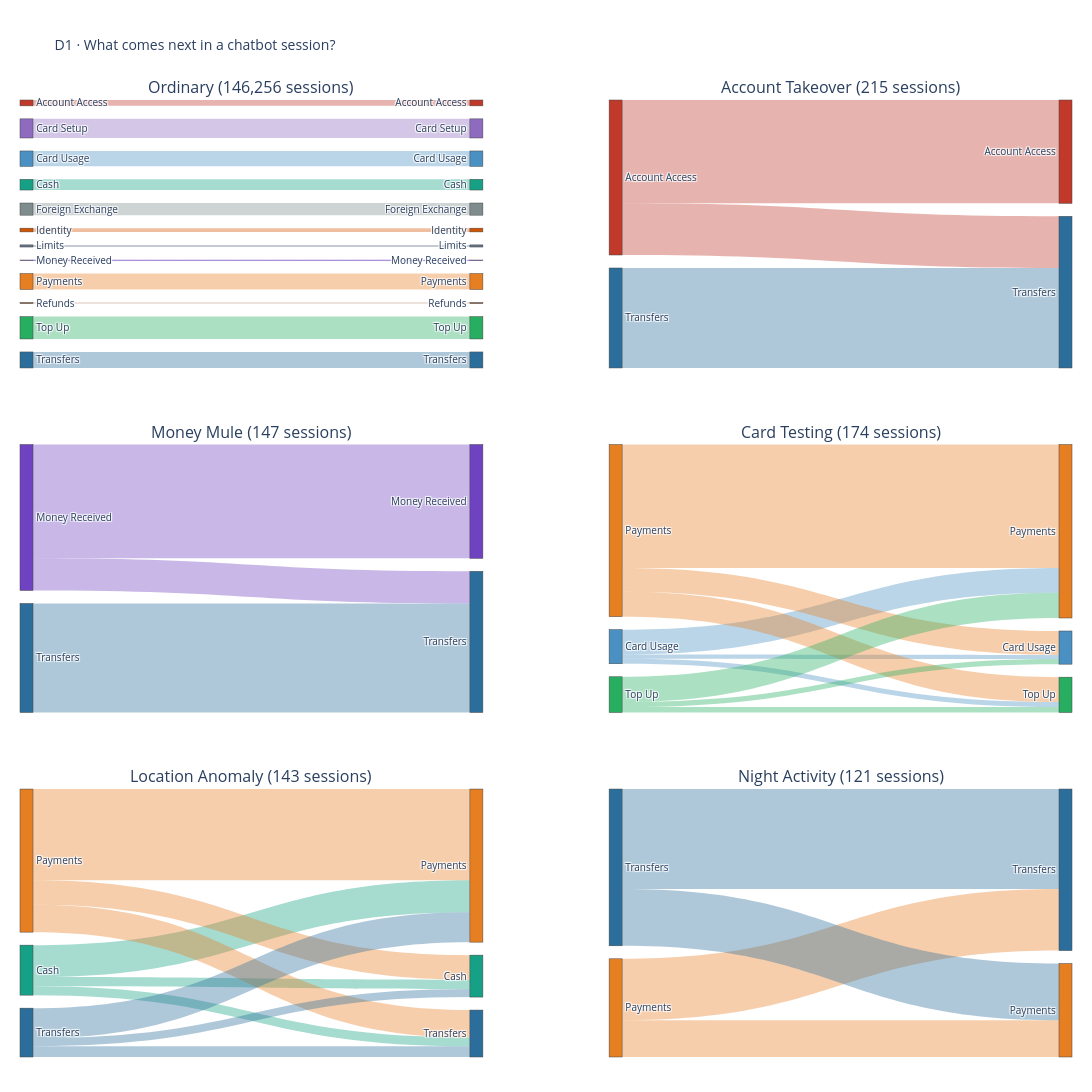

This figure's notebook cell:
### Code cell
STAGE_COLORS = {
    "account_access": "#c0392b", "transfers": "#2c6e9b", "payments": "#e67e22",
    "card_setup": "#8e6bbf", "card_usage": "#4a90c2", "cash": "#16a085",
    "top_up": "#27ae60", "identity": "#d35400", "refunds": "#a66a44",
    "foreign_exchange": "#7f8c8d", "limits": "#64748b", "money_received": "#6f42c1",
}
def stage_label(s):
    return s.replace("_", " ").title()

session_counts = ordered.groupby("session_id").first().assign(
    group=lambda f: np.where(f["is_fraud"], f["fraud_pattern"], "ordinary"))[
        "group"].value_counts().to_dict()
titles = [f"{group.replace('_', ' ').title()} ({session_counts[group]:,} sessions)"
          for group in GROUPS]
fig = make_subplots(rows=3, cols=2,
    specs=[[{"type": "sankey"}, {"type": "sankey"}] for _ in range(3)],
    subplot_titles=titles, horizontal_spacing=0.12, vertical_spacing=0.08)
for panel, group in enumerate(GROUPS):
    row, col = divmod(panel, 2)
    links = transition_counts[transition_counts.group == group].copy()
    # Ordinary sessions are numerous; retain their 15 most common stage transitions.
    if group == "ordinary":
        links = links.nlargest(15, "n")
    stages = sorted(set(links.journey_stage) | set(links.next_stage))
    idx = {stage: i for i, stage in enumerate(stages)}
    n_stages = len(stages)
    colors = [STAGE_COLORS.get(stage, "#7f8c8d") for stage in stages]
    link_colors = [f"rgba({int(colors[idx[s]][1:3], 16)},"
                   f"{int(colors[idx[s]][3:5], 16)},"
                   f"{int(colors[idx[s]][5:7], 16)},0.38)"
                   for s in links.journey_stage]
    fig.add_trace(go.Sankey(
        arrangement="snap",
        node=dict(label=[stage_label(s) for s in stages] * 2,
                  color=colors * 2, pad=13, thickness=13),
        link=dict(source=[idx[s] for s in links.journey_stage],
                  target=[n_stages + idx[s] for s in links.next_stage],
                  value=links.n.tolist(),
                  color=link_colors,
                  customdata=[f"{stage_label(a)} → {stage_label(b)}" for a, b in
                              zip(links.journey_stage, links.next_stage)],
                  hovertemplate="%{customdata}<br>%{value:,} transitions<extra></extra>"),
        valueformat=",d"), row=row + 1, col=col + 1)
fig.update_layout(title="D1 · What comes next in a chatbot session?",
                  font=dict(size=10), width=2100, height=1800,
                  margin=dict(l=20, r=20, t=100, b=35))
fig.show()
fig.write_image(FIG_DIR / "D1_intent_sequence_sankey.png", scale=1.5)
print("Saved", FIG_DIR / "D1_intent_sequence_sankey.png")

### Figure 1 — Plotly figure (JSON) as saved in the notebook; plotly's stock layout.template omitted (floating-point values rounded to 4 significant figures)
{"data": [{"arrangement": "snap", "domain": {"x": [0, 0.44], "y": [0.72, 1]}, "link": {"color": ["rgba(39,174,96,0.38)", "rgba(142,107,191,0.38)", "rgba(44,110,155,0.38)", "rgba(230,126,34,0.38)", "rgba(74,144,194,0.38)", "rgba(127,140,141,0.38)", "rgba(22,160,133,0.38)", "rgba(192,57,43,0.38)", "rgba(211,84,0,0.38)", "rgba(100,116,139,0.38)", "rgba(166,106,68,0.38)", "rgba(111,66,193,0.38)"], "customdata": ["Top Up → Top Up", "Card Setup → Card Setup", "Transfers → Transfers", "Payments → Payments", "Card Usage → Card Usage", "Foreign Exchange → Foreign Exchange", "Cash → Cash", "Account Access → Account Access", "Identity → Identity", "Limits → Limits", "Refunds → Refunds", "Money Received → Money Received"], "hovertemplate": "%{customdata}<br>%{value:,} transitions<extra></extra>", "source": [10, 1, 11, 8, 2, 4, 3, 0, 5, 6, 9, 7], "target": [22, 13, 23, 20, 14, 16, 15, 12, 17, 18, 21, 19], "value": [62103, 53129, 44478, 44198, 42682, 33764, 29722, 16289, 10339, 5927, 3142, 1554]}, "node": {"color": ["#c0392b", "#8e6bbf", "#4a90c2", "#16a085", "#7f8c8d", "#d35400", "#64748b", "#6f42c1", "#e67e22", "#a66a44", "#27ae60", "#2c6e9b", "#c0392b", "#8e6bbf", "#4a90c2", "#16a085", "#7f8c8d", "#d35400", "#64748b", "#6f42c1", "#e67e22", "#a66a44", "#27ae60", "#2c6e9b"], "label": ["Account Access", "Card Setup", "Card Usage", "Cash", "Foreign Exchange", "Identity", "Limits", "Money Received", "Payments", "Refunds", "Top Up", "Transfers", "Account Access", "Card Setup", "Card Usage", "Cash", "Foreign Exchange", "Identity", "Limits", "Money Received", "Payments", "Refunds", "Top Up", "Transfers"], "pad": 13, "thickness": 13}, "type": "sankey", "valueformat": ",d"}, {"arrangement": "snap", "domain": {"x": [0.56, 1], "y": [0.72, 1]}, "link": {"color": ["rgba(192,57,43,0.38)", "rgba(192,57,43,0.38)", "rgba(44,110,155,0.38)"], "customdata": ["Account Access → Account Access", "Account Access → Transfers", "Transfers → Transfers"], "hovertemplate": "%{customdata}<br>%{value:,} transitions<extra></extra>", "source": [0, 0, 1], "target": [2, 3, 3], "value": [430, 215, 416]}, "node": {"color": ["#c0392b", "#2c6e9b", "#c0392b", "#2c6e9b"], "label": ["Account Access", "Transfers", "Account Access", "Transfers"], "pad": 13, "thickness": 13}, "type": "sankey", "valueformat": ",d"}, {"arrangement": "snap", "domain": {"x": [0, 0.44], "y": [0.36, 0.64]}, "link": {"color": ["rgba(111,66,193,0.38)", "rgba(111,66,193,0.38)", "rgba(44,110,155,0.38)"], "customdata": ["Money Received → Money Received", "Money Received → Transfers", "Transfers → Transfers"], "hovertemplate": "%{customdata}<br>%{value:,} transitions<extra></extra>", "source": [0, 0, 1], "target": [2, 3, 3], "value": [521, 147, 499]}, "node": {"color": ["#6f42c1", "#2c6e9b", "#6f42c1", "#2c6e9b"], "label": ["Money Received", "Transfers", "Money Received", "Transfers"], "pad": 13, "thickness": 13}, "type": "sankey", "valueformat": ",d"}, {"arrangement": "snap", "domain": {"x": [0.56, 1], "y": [0.36, 0.64]}, "link": {"color": ["rgba(74,144,194,0.38)", "rgba(74,144,194,0.38)", "rgba(74,144,194,0.38)", "rgba(230,126,34,0.38)", "rgba(230,126,34,0.38)", "rgba(230,126,34,0.38)", "rgba(39,174,96,0.38)", "rgba(39,174,96,0.38)", "rgba(39,174,96,0.38)"], "customdata": ["Card Usage → Card Usage", "Card Usage → Payments", "Card Usage → Top Up", "Payments → Card Usage", "Payments → Payments", "Payments → Top Up", "Top Up → Card Usage", "Top Up → Payments", "Top Up → Top Up"], "hovertemplate": "%{customdata}<br>%{value:,} transitions<extra></extra>", "source": [0, 0, 0, 1, 1, 1, 2, 2, 2], "target": [3, 4, 5, 3, 4, 5, 3, 4, 5], "value": [31, 185, 38, 178, 919, 185, 38, 188, 40]}, "node": {"color": ["#4a90c2", "#e67e22", "#27ae60", "#4a90c2", "#e67e22", "#27ae60"], "label": ["Card Usage", "Payments", "Top Up", "Card Usage", "Payments", "Top Up"], "pad": 13, "thickness": 13}, "type": "sankey", "valueformat": ",d"}, {"arrangement": "snap", "domain": {"x": [0, 0.44], "y": [0, 0.28]}, "link": {"color": ["rgba(22,160,133,0.38)", "rgba(22,160,133,0.38)", "rgba(22,160,133,0.38)", "rgba(230,126,34,0.38)", "rgba(230,126,34,0.38)", "rgba(230,126,34,0.38)", "rgba(44,110,155,0.38)", "rgba(44,110,155,0.38)", "rgba(44,110,155,0.38)"], "customdata": ["Cash → Cash", "Cash → Payments", "Cash → Transfers", "Payments → Cash", "Payments → Payments", "Payments → Transfers", "Transfers → Cash", "Transfers → Payments", "Transfers → Transfers"], "hovertemplate": "%{customdata}<br>%{value:,} transitions<extra></extra>", "source": [0, 0, 0, 1, 1, 1, 2, 2, 2], "target": [3, 4, 5, 3, 4, 5, 3, 4, 5], "value": [24, 83, 23, 64, 237, 71, 21, 78, 28]}, "node": {"color": ["#16a085", "#e67e22", "#2c6e9b", "#16a085", "#e67e22", "#2c6e9b"], "label": ["Cash", "Payments", "Transfers", "Cash", "Payments", "Transfers"], "pad": 13, "thickness": 13}, "type": "sankey", "valueformat": ",d"}, {"arrangement": "snap", "domain": {"x": [0.56, 1], "y": [0, 0.28]}, "link": {"color": ["rgba(230,126,34,0.38)", "rgba(230,126,34,0.38)", "rgba(44,110,155,0.38)", "rgba(44,110,155,0.38)"], "customdata": ["Payments → Payments", "Payments → Transfers", "Transfers → Payments", "Transfers → Transfers"], "hovertemplate": "%{customdata}<br>%{value:,} transitions<extra></extra>", "source": [0, 0, 1, 1], "target": [2, 3, 2, 3], "value": [138, 231, 213, 376]}, "node": {"color": ["#e67e22", "#2c6e9b", "#e67e22", "#2c6e9b"], "label": ["Payments", "Transfers", "Payments", "Transfers"], "pad": 13, "thickness": 13}, "type": "sankey", "valueformat": ",d"}], "layout": {"annotations": [{"font": {"size": 16}, "showarrow": false, "text": "Ordinary (146,256 sessions)", "x": 0.22, "xanchor": "center", "xref": "paper", "y": 1, "yanchor": "bottom", "yref": "paper"}, {"font": {"size": 16}, "showarrow": false, "text": "Account Takeover (215 sessions)", "x": 0.78, "xanchor": "center", "xref": "paper", "y": 1, "yanchor": "bottom", "yref": "paper"}, {"font": {"size": 16}, "showarrow": false, "text": "Money Mule (147 sessions)", "x": 0.22, "xanchor": "center", "xref": "paper", "y": 0.64, "yanchor": "bottom", "yref": "paper"}, {"font": {"size": 16}, "showarrow": false, "text": "Card Testing (174 sessions)", "x": 0.78, "xanchor": "center", "xref": "paper", "y": 0.64, "yanchor": "bottom", "yref": "paper"}, {"font": {"size": 16}, "showarrow": false, "text": "Location Anomaly (143 sessions)", "x": 0.22, "xanchor": "center", "xref": "paper", "y": 0.28, "yanchor": "bottom", "yref": "paper"}, {"font": {"size": 16}, "showarrow": false, "text": "Night Activity (121 sessions)", "x": 0.78, "xanchor": "center", "xref": "paper", "y": 0.28, "yanchor": "bottom", "yref": "paper"}], "font": {"size": 10}, "height": 1800, "margin": {"b": 35, "l": 20, "r": 20, "t": 100}, "title": {"text": "D1 · What comes next in a chatbot session?"}, "width": 2100}}
